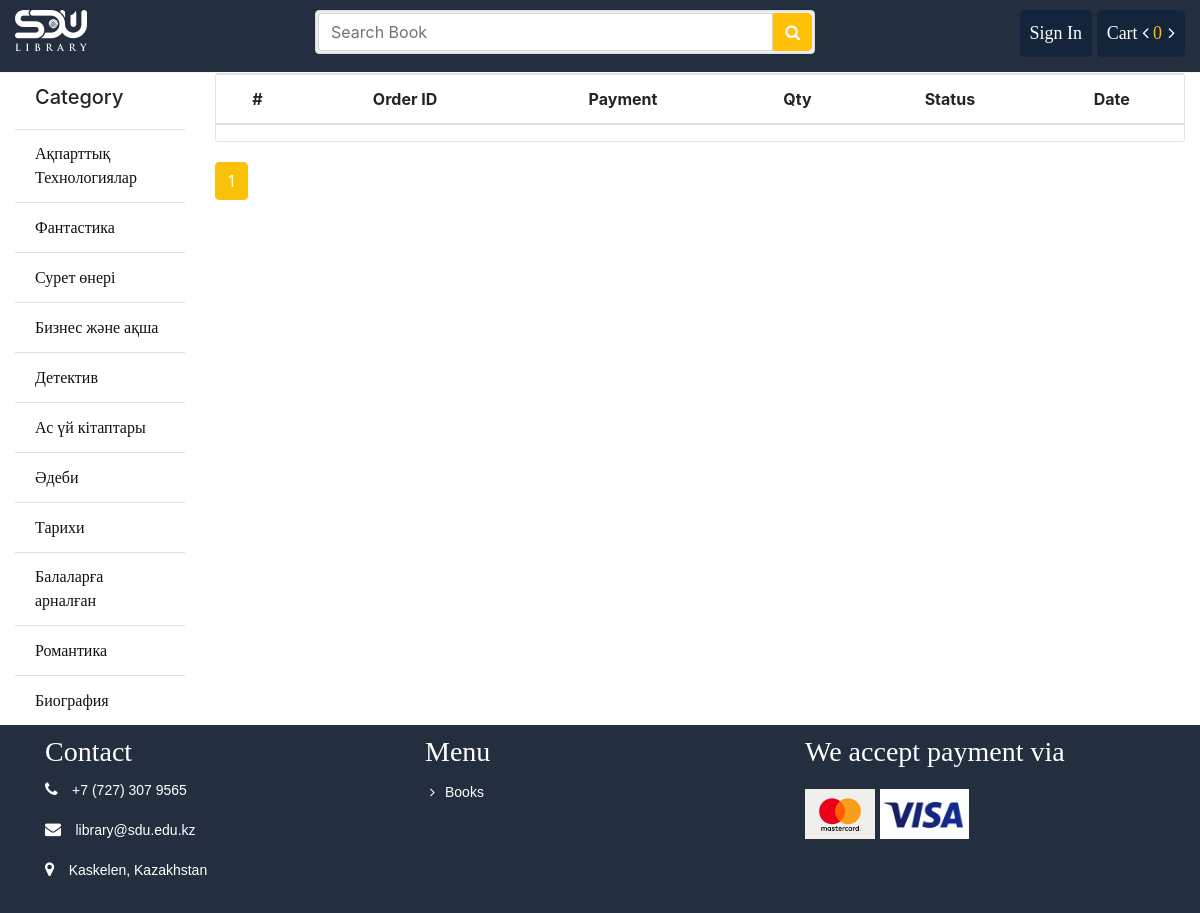
The page /order/ on the database its author committed.
### store/models.py (models this page shows, shortened)
class Category(models.Model):
	name = models.CharField(max_length = 100)
	slug = models.SlugField(max_length = 150, unique=True ,db_index=True)
	icon = models.FileField(upload_to = "category/")
	create_at = models.DateTimeField(auto_now_add = True)
	updated_at = models.DateTimeField(auto_now_add = True)

### order/views.py (the view)
# urls.py: path('', views.order_list, name="order_list"),
def order_list(request):
	my_order = Order.objects.filter(customer_id = request.user.id).order_by('-created')
	paginator = Paginator(my_order, 5)
	page = request.GET.get('page')
	myorder = paginator.get_page(page)
	return render(request, 'order/list.html', {"myorder": myorder})

### cart/cart.py (called while the page is built)
    def __len__(self):
        return sum(item['quantity'] for item in self.cart.values())

### store/context_processors.py (called while the page is built)
def sidebar(request):
	categories = Category.objects.all()
	context = {
		"cat":categories
	}
	return context

def cart(request):
	cart = Cart(request)
	context = {
		"cart": cart
	}
	return context

### order/templates/order/list.html (shortened to what this page needs)
{% extends 'store/base.html' %}
{% load static %}
{% block container %}
			<div class="cart_info">
			    <table class="table table-hover">
			        <thead class="text-center">
			            <tr>
			                <th scope="col">#</th>
			                <th scope="col">Order ID</th>
			                <th scope="col">Payment</th>
			                <th scope="col">Qty</th>
			                <th scope="col">Status</th>
			                <th scope="col">Date</th>
			            </tr>
			        </thead>
			    </table>
			</div>
			<div class="d-pagination">
			    <ul class="pagination">
				{% for ord in myorder.paginator.page_range %}
					{% if myorder.number == ord %}
						<li class="page-item active">
							<span class="page-link">{{ ord }}
							</span>
						</li>
					{% elif ord > myorder.number|add:'-3' and ord < myorder.number|add:'3' %}
						<li class="page-item">
							<a class="page-link" href="?page={{ ord }}">{{ ord }}</a>
						</li>
					{% endif %}
				{% endfor %}
			    </ul>
			</div>
		{% endblock %}

### store/templates/store/bin/sidebar.html
			<ul class="list-group list-group-flush">
				<li class="list-group-item"><h5>Category</h5></li>
				{% for p in cat %}
				<li class="list-group-item"><a href="{% url 'store:category' id=p.id %}">{{p.name}}</a></li>
				{% endfor %}
			</ul>

### store/static/css/style.css (style rules this page uses)
.titleheader > h3, a { font-family: "Times New Roman", Times, serif; display: inline-block; }
ul li { list-style: none; }
.list-group li a { color: #111; }
.page-link { color: #111!important; }
.page-item.active .page-link { z-index: 1; color: #fff!important; background-color: #fac10a!important; border-color: #ffc107!important; }
.d-pagination { margin-top: 20px; }
.cart_info { border: 1px solid #E6E4DF; border-radius: 3px; margin-bottom: 20px; }

### rows shown on the page
Category: name "Ақпарттық Технологиялар"
Category: name "Фантастика"
Category: name "Сурет өнері"
Category: name "Бизнес және ақша"
Category: name "Детектив"
Category: name "Ас үй кітаптары"
Category: name "Әдеби"
Category: name "Тарихи"
Category: name "Балаларға арналған"
Category: name "Романтика"
Category: name "Биография"

### other values the page prints
{{ cart|length }} "0"
{{ ord }} "1"
